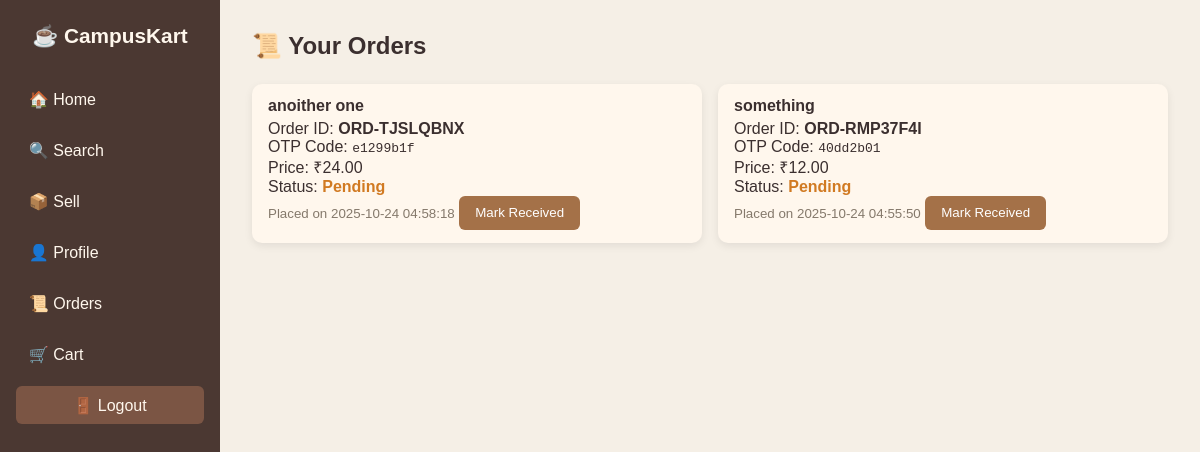
/orders (signed in), run on the app's committed database.
### tables this page shows
CREATE TABLE orders (
        order_id TEXT PRIMARY KEY,
        buyer_id INTEGER,
        seller_id INTEGER,
        item_id INTEGER,
        price REAL, /* Price at the time of sale */
        quantity_ordered INTEGER DEFAULT 1,
        payment_mode TEXT,
        payment_status TEXT DEFAULT 'pending',
        order_status TEXT DEFAULT 'pending', /* e.g., pending, in_transit, completed */
        hashed_otp TEXT,
        created_at TIMESTAMP DEFAULT CURRENT_TIMESTAMP,
        FOREIGN KEY (buyer_id) REFERENCES users (user_id) ON DELETE SET NULL,
        FOREIGN KEY (seller_id) REFERENCES users (user_id) ON DELETE SET NULL,
        FOREIGN KEY (item_id) REFERENCES items (item_id) ON DELETE SET NULL
    );

CREATE TABLE items (
        item_id INTEGER PRIMARY KEY AUTOINCREMENT,
        seller_id INTEGER,
        name TEXT NOT NULL,
        description TEXT,
        price REAL NOT NULL,
        category TEXT,
        image_url TEXT,
        status TEXT DEFAULT 'available',
        quantity INTEGER DEFAULT 1,
        created_at TIMESTAMP DEFAULT CURRENT_TIMESTAMP,
        FOREIGN KEY (seller_id) REFERENCES users (user_id) ON DELETE CASCADE
    );

### app.py (the view)
@app.route("/orders")
@login_required
def orders():
    conn = get_db()
    user_orders = conn.execute("""
        SELECT o.order_id, o.price, o.order_status as status, o.created_at, o.hashed_otp, i.name as item_name
        FROM orders o
        JOIN items i ON o.item_id = i.item_id
        WHERE o.buyer_id = ?
        ORDER BY o.created_at DESC
    """,(session["user_id"],)).fetchall()
    conn.close()
    return render_template("orders.html", orders=user_orders)

### app.py (called while the page is built)
def get_db():
    conn = sqlite3.connect("database.db")
    conn.row_factory = sqlite3.Row
    return conn

### utils.py (called while the page is built)
def login_required(f):
    @wraps(f)
    def wrapper(*args, **kwargs):
        if "user_id" not in session:
            flash("Please log in first.", "warning")
            return redirect(url_for("login"))
        return f(*args, **kwargs)
    return wrapper

### templates/orders.html (shortened to what this page needs)
{% extends "base.html" %} {% block content %}
<div class="orders-container">
  <h2 class="mb-4">📜 Your Orders</h2>
  {% if orders and orders|length > 0 %}
  <div class="card-grid">
    {% for o in orders %}
    <div class="card">
      <div class="card-content">
        <h4>{{ o.item_name }}</h4>
        <p>Order ID: <b>{{ o.order_id }}</b></p>
        <p>OTP Code: <code>{{ o.hashed_otp }}</code></p>
        <p>Price: ₹{{ "%.2f"|format(o.price) }}</p>
        <p>
          Status:
          <span class="order-status status-{{ o.status|replace(' ', '_') }}">
            {{ o.status|replace('_', ' ')|capitalize }}
          </span>
        </p>
        <small class="text-muted">Placed on {{ o.created_at }}</small>
        {% if o.status != 'completed' %}
        <button class="btn mt-3 mark-received" data-order="{{ o.order_id }}">
          Mark Received
        </button>
        {% else %}
        <p class="text-muted mt-3">✔ Received</p>
        {% endif %}
      </div>
    </div>
    {% endfor %}
  </div>
  {% else %}
  <p class="text-muted">No orders yet.</p>
  {% endif %}
</div>
{% endblock %}

### templates/base.html (shortened to what this page needs)
<!DOCTYPE html>
<html lang="en">
  <head>
    <link
      rel="stylesheet"
      href="{{ url_for('static', filename='css/style.css') }}"
    />
  </head>
  <body>
    <aside class="sidebar">
      <div class="logo">☕ CampusKart</div>
      <nav class="nav-menu">
        <a href="{{ url_for('home') }}">🏠 Home</a>
        <a href="{{ url_for('search') }}">🔍 Search</a>
        <a href="{{ url_for('sell') }}">📦 Sell</a>
        <a href="{{ url_for('profile') }}">👤 Profile</a>
        <a href="{{ url_for('orders') }}">📜 Orders</a>
        <a href="{{ url_for('cart') }}">🛒 Cart</a>
        <a href="{{ url_for('logout') }}" class="logout">🚪 Logout</a>
      </nav>
    </aside>
    <main class="main-content">
       {% block content %}{% endblock %}
    </main>
  </body>
</html>

### static/css/style.css (style rules this page uses)
* { margin: 0; padding: 0; box-sizing: border-box; }
body { font-family: "Poppins", sans-serif; background-color: #f5efe6; color: #3b2f2f; display: flex; min-height: 100vh; }
.sidebar { width: 220px; background: #4b3832; color: #fff7ed; display: flex; flex-direction: column; padding: 1.5rem 1rem; }
.sidebar .logo { font-weight: 700; font-size: 1.3rem; margin-bottom: 2rem; text-align: center; }
.nav-menu { display: flex; flex-direction: column; gap: 0.8rem; }
.nav-menu a { color: #fff7ed; text-decoration: none; padding: 0.6rem 0.8rem; border-radius: 6px; transition: 0.2s; }
.nav-menu a.logout { margin-top: auto; background: #7b5544; text-align: center; }
.main-content { flex: 1; padding: 2rem; overflow-y: auto; }
.btn { background: #a47148; color: white; border: none; border-radius: 6px; padding: 0.6rem 1rem; cursor: pointer; transition: 0.2s; }
.card-grid { display: grid; grid-template-columns: repeat(auto-fit, minmax(240px, 1fr)); gap: 1rem; }
.card { background: #fff7ed; border-radius: 10px; box-shadow: 0 3px 8px rgba(0, 0, 0, 0.08); overflow: hidden; }
.card-content { padding: 0.8rem 1rem; }
.card-content h4 { font-weight: 600; margin-bottom: 0.3rem; }
.text-muted { color: #85796b; }
.order-status { font-weight: 600; text-transform: capitalize; }
.status-pending { color: #d17a22; }
.mb-4 { margin-bottom: 1.5rem; }

### data on the page
orders: item_name "anoither one", order_id "ORD-TJSLQBNX", hashed_otp "e1299b1f", price "24.00", status "Pending", created_at "2025-10-24 04:58:18"
orders: item_name "something", order_id "ORD-RMP37F4I", hashed_otp "40dd2b01", price "12.00", status "Pending", created_at "2025-10-24 04:55:50"
